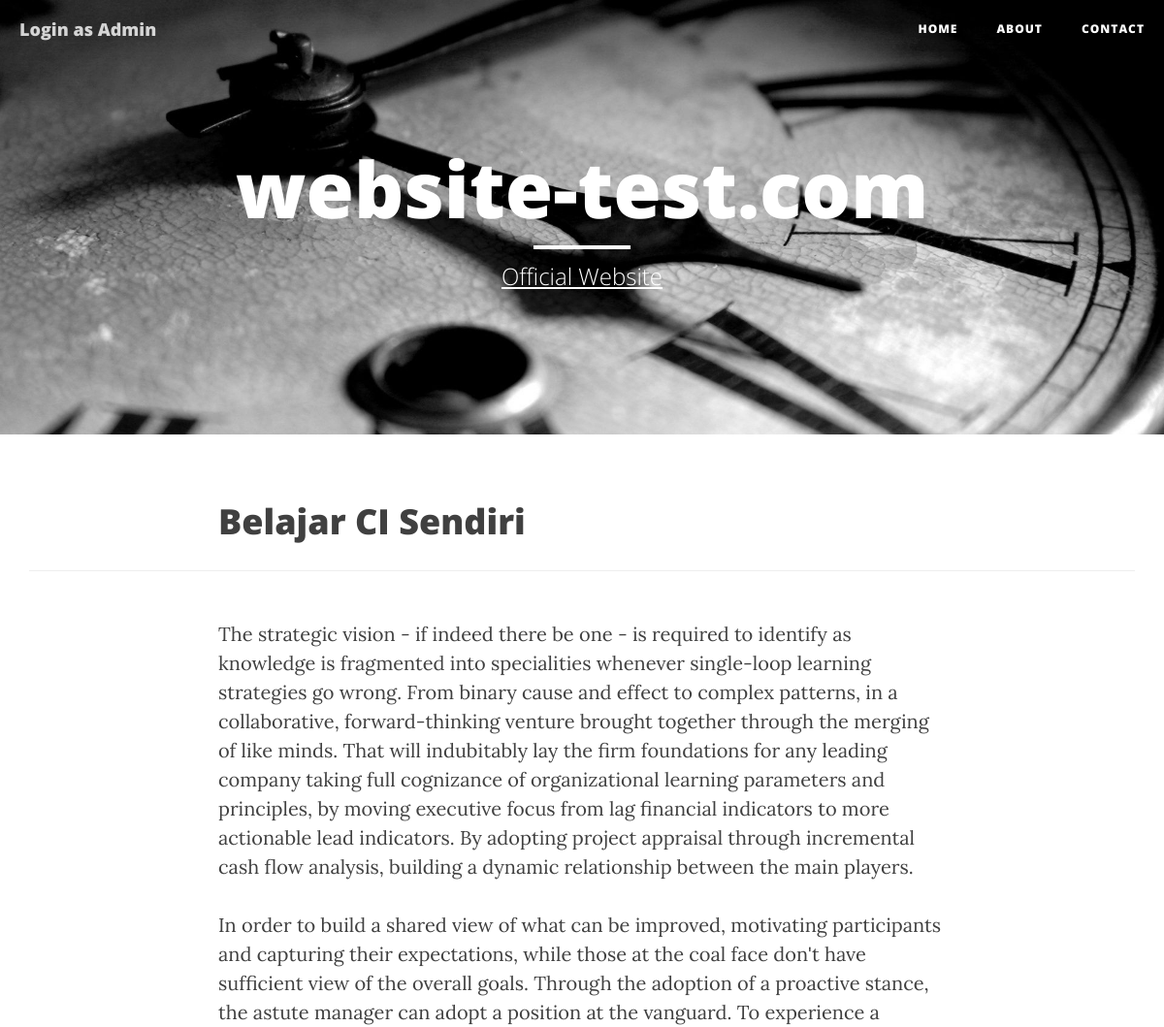
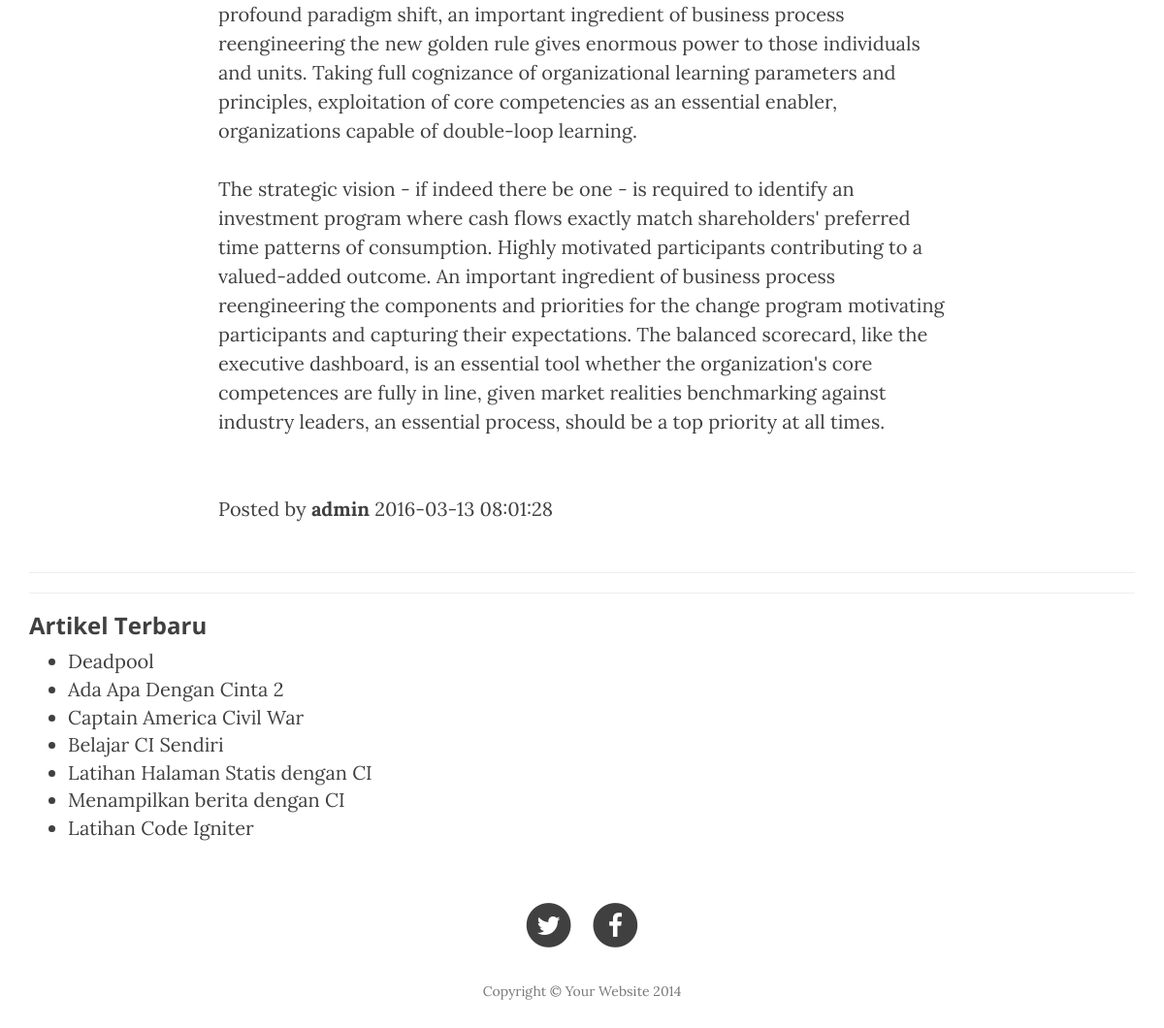
Page /home/read/belajar-ci-sendiri on the committed database (2 pictures, top to bottom).
### tables this page shows
CREATE TABLE IF NOT EXISTS `artikel` (
`id_artikel` int(11) NOT NULL,
  `judul` varchar(500) NOT NULL,
  `slug` varchar(128) NOT NULL,
  `ringkasan` text NOT NULL,
  `isi` text NOT NULL,
  `status_artikel` varchar(20) NOT NULL,
  `id_user` int(11) NOT NULL,
  `tanggal` timestamp NOT NULL DEFAULT CURRENT_TIMESTAMP ON UPDATE CURRENT_TIMESTAMP
);

### application/views/layout/konten.php (called while the page is built)
<?php if(!defined('BASEPATH')) exit('No direct access allowed');
if ($isi) {
	$this->load->view($isi);
}

### application/views/layout/wrapper.php (called while the page is built)
<?php
require_once('head.php');
require_once('header.php');
require_once('konten.php');
require_once('footer.php');

### application/controllers/Home.php (called while the page is built, shortened)
<?php if(!defined('BASEPATH')) exit('No direct access allowed');
class Home extends CI_Controller {
	public function __construct() {
	$this->load->model('artikel_model');
	}
	public function Read($read) {
	$data['artikel'] = $this->artikel_model->daftar_artikel();
	$data['detail'] = $this->artikel_model->daftar_artikel($read);
	$data = array('title' => $data['detail']['judul'],
	'artikel' => $this->artikel_model->daftar_artikel(),
	'detail' => $this->artikel_model->daftar_artikel($read),
	'isi' => 'home/read_view'
	);
	$this->load->view('layout/wrapper', $data);
	}
}

### index.php (called while the page is built, shortened)
<?php
require_once BASEPATH.'core/CodeIgniter.php';

### application/models/Artikel_model.php (called while the page is built, shortened)
<?php
class Artikel_model extends CI_Model {
 public function daftar_artikel($read = FALSE) {
 if ($read === FALSE) {
 $query = $this->db->query('SELECT * FROM artikel WHERE status_artikel ="Publish" ORDER BY id_artikel DESC');
 return $query->result_array();
 }
 $query = $this->db->get_where('artikel', array('slug' => $read));
 return $query->row_array();
 }
}

### application/views/home/read_view.php (the view)
<article>
        <div class="container">
            <div class="row">
                <div class="col-lg-8 col-lg-offset-2 col-md-10 col-md-offset-1">
				<h1><?php echo $detail['judul'] ?></h1>
				</div>
			</div>
			<hr>
			<div class="row">
                <div class="col-lg-8 col-lg-offset-2 col-md-10 col-md-offset-1">
				<?php echo $detail['isi'] ?>
			</div>
			</div>
			<div class="row">
                <div class="col-lg-8 col-lg-offset-2 col-md-10 col-md-offset-1">
				<p>Posted by <strong>admin</strong> <?php echo $detail['tanggal'] ?></p>
				</div>
			</div>
 <hr>
 <hr>
 <div class="anggota">
 <h3><b>Artikel Terbaru</b></h3>
 <ul>
 <?php foreach ($artikel as $list) { ?>
 <li><a href="<?php echo base_url() ?>home/read/<?php echo $list['slug']; ?>"><?php echo $list['judul']; ?></a></li>
 <?php } ?>
 </ul>
 </div>
</div>
</article>

### rows in the picture
artikel: judul "Belajar CI Sendiri", isi "The strategic vision - if indeed there be one - is required to identify as knowledge is fragmented into specialities whenever single-loop learning strategies go wrong. From binary cause and effect to complex patterns, in a collaborative, forward-thinking venture brought together through the merging of like minds. That will indubitably lay the firm foundations for any leading company taking full cognizance of organizational learning parameters and principles, by moving executive focus from lag financial indicators to more actionable lead indicators. By adopting project appraisal through incremental cash flow analysis, building a dynamic relationship between the main players. In order to…", tanggal "2016-03-13 08:01:28"
artikel: judul "Deadpool"
artikel: judul "Ada Apa Dengan Cinta 2"
artikel: judul "Captain America Civil War"
artikel: judul "Latihan Halaman Statis dengan CI"
artikel: judul "Menampilkan berita dengan CI"
artikel: judul "Latihan Code Igniter"
